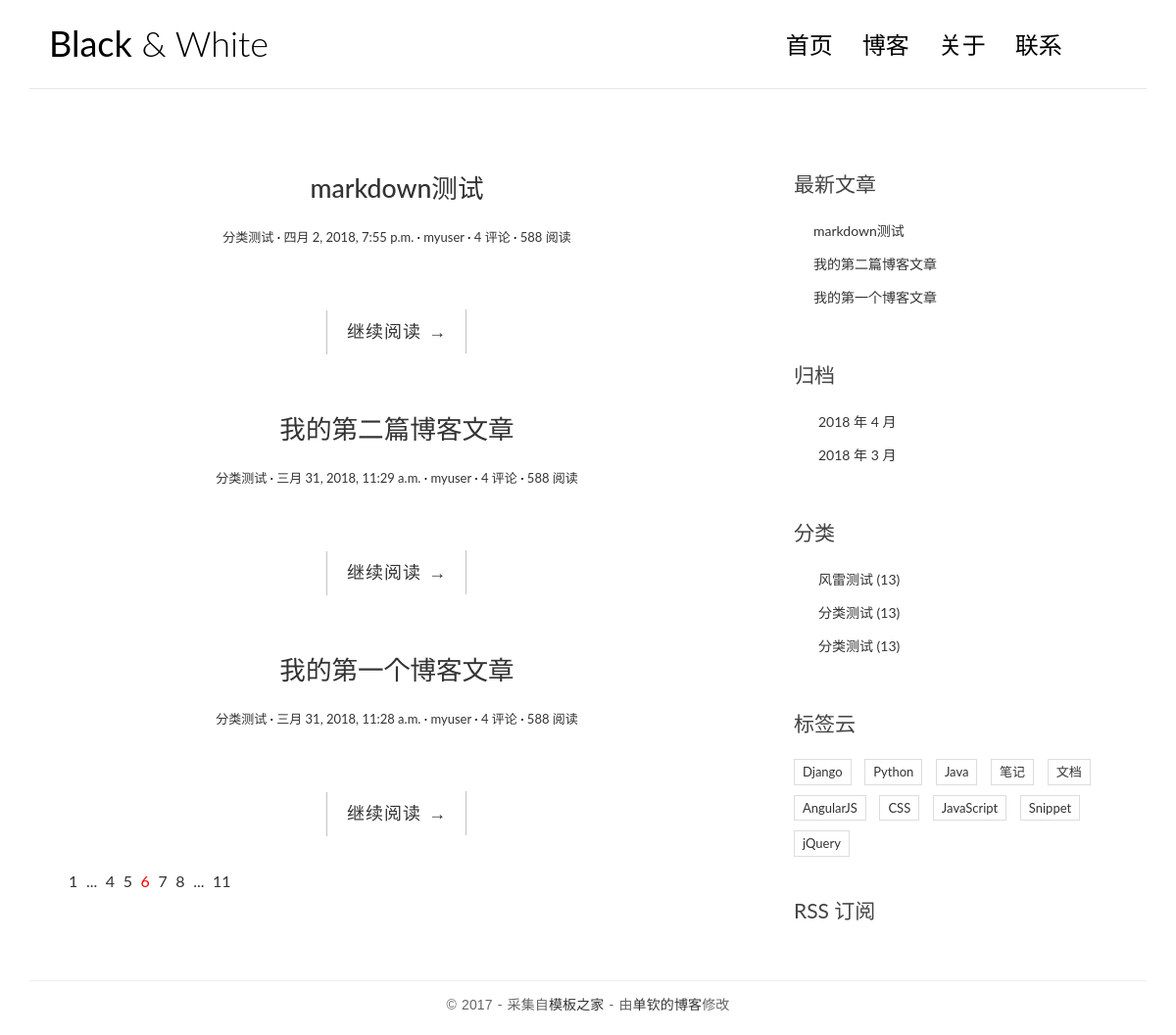
The page / on the database its author committed.
### blog/models.py (models this page shows, shortened)
@python_2_unicode_compatible
class Post(models.Model):
	title = models.CharField(max_length=70)
	body = models.TextField()
	created_time = models.DateTimeField()
	modified_time = models.DateTimeField()
	excerpt = models.CharField(max_length=200,blank=True)
	category = models.ForeignKey(Category)
	tag = models.ManyToManyField(Tag,blank=True)
	author = models.ForeignKey(User)
	def get_absolute_url(self):
		return reverse('blog:detail',kwargs={'pk':self.pk})
	class Meta:
		ordering = ['-created_time']

@python_2_unicode_compatible
class Category(models.Model):
	name = models.CharField(max_length=100)

### blog/views.py (the view)
# urls.py: url(r'^$',views.index,name='index'),
def index(request):
	post_list = Post.objects.all().order_by('-created_time')
	return render(request,'blog/index.html',context={'post_list':post_list})

### blog/templatetags/blog_tags.py (called while the page is built)
@register.simple_tag
def get_recent_posts(num=5):
	return Post.objects.all().order_by('-created_time')[:num]

@register.simple_tag
def archives():
	return Post.objects.dates('created_time','month',order='DESC')

@register.simple_tag
def get_categories():
	return Category.objects.all()

### templates/blog/index.html (shortened to what this page needs)
{% extends 'base.html' %}
{% load staticfiles %}
			{% block main %}
				{% for post in post_list %}
                <article class="post post-{{ post.pk }}">
                    <header class="entry-header">
                        <h1 class="entry-title">
                            <a href="{{post.get_absolute_url}}">{{post.title}}</a>
                        </h1>
                        <div class="entry-meta">
                            <span class="post-category"><a href="#">{{ post.category.name }}</a></span>
                            <span class="post-date"><a href="#"><time class="entry-date"
                                                                      datetime="{{post.created_time }}">{{ post.created_time}}</time></a></span>
                            <span class="post-author"><a href="#">{{post.author}}</a></span>
                            <span class="comments-link"><a href="#">4 评论</a></span>
                            <span class="views-count"><a href="#">588 阅读</a></span>
                        </div>
                    </header>
                    <div class="entry-content clearfix">
                        <div class="read-more cl-effect-14">
                            <a href="{{ post.get_absolute_url }}" class="more-link">继续阅读 <span class="meta-nav">→</span></a>
                        </div>
                    </div>
                </article>
				{% empty %}
				<div class="no-post">暂无发布文章！</div>
				{% endfor %}
                <div class="pagination">
                    <ul>
                        <li><a href="">1</a></li>
                        <li><a href="">...</a></li>
                        <li><a href="">4</a></li>
                        <li><a href="">5</a></li>
                        <li class="current"><a href="">6</a></li>
                        <li><a href="">7</a></li>
                        <li><a href="">8</a></li>
                        <li><a href="">...</a></li>
                        <li><a href="">11</a></li>
                    </ul>
                </div>
				{% endblock main %}

### templates/base.html (shortened to what this page needs)
{% load staticfiles %}
{% load blog_tags %}
<!DOCTYPE html>
<html>
<head>
    <link rel="stylesheet" href="http://code.ionicframework.com/ionicons/2.0.1/css/ionicons.min.css">
	<link rel="stylesheet" href="{% static 'blog/css/bootstrap.min.css'%}">
	<link rel="stylesheet" href="{% static 'blog/css/pace.css'%}">
	<link rel="stylesheet" href="{% static 'blog/css/custom.css'%}">
	<link rel="stylesheet" href="{% static 'blog/css/highlights/github.css'%}">
</head>
<body>
<div class="container">
    <header id="site-header">
        <div class="row">
            <div class="col-md-4 col-sm-5 col-xs-8">
                <div class="logo">
                    <h1><a href="{% url 'blog:index' %}"><b>Black</b> &amp; White</a></h1>
                </div>
            </div>
            <div class="col-md-8 col-sm-7 col-xs-4">
                <nav class="main-nav" role="navigation">
                    <div class="collapse navbar-collapse" id="bs-example-navbar-collapse-1">
                        <ul class="nav navbar-nav navbar-right">
                            <li class="cl-effect-11"><a href="index.html" data-hover="首页">首页</a></li>
                            <li class="cl-effect-11"><a href="full-width.html" data-hover="博客">博客</a></li>
                            <li class="cl-effect-11"><a href="about.html" data-hover="关于">关于</a></li>
                            <li class="cl-effect-11"><a href="contact.html" data-hover="联系">联系</a></li>
                        </ul>
                    </div>
                </nav>
            </div>
        </div>
    </header>
</div>
<div class="content-body">
    <div class="container">
        <div class="row">
            <main class="col-md-8">
				{% block main %}
				{% endblock main %}
            </main>
            <aside class="col-md-4">
                <div class="widget widget-recent-posts">
                    <h3 class="widget-title">最新文章</h3>
					{% get_recent_posts as recent_post_list %}
                    <ul>
					  {% for post in recent_post_list %}
                        <li>
                            <a href="{{ post.get_absolute_url }}">{{ post.title }}</a>
                        </li>
                        {% empty %}
					    暂无文章！
					    {% endfor %}
                    </ul>
                </div>
                <div class="widget widget-archives">
                    <h3 class="widget-title">归档</h3>
					{% archives as date_list %}
                    <ul>
						{% for date in date_list %}
                        <li>
                            <a href="{% url 'blog:archives' date.year date.month %}">{{ date.year }} 年 {{ date.month }} 月</a>
                        </li>
                        {% empty %}
						暂无归档！
						{% endfor %}
                    </ul>
                </div>
                <div class="widget widget-category">
                    <h3 class="widget-title">分类</h3>
					{% get_categories as category_list %}
                    <ul>
					{% for category in category_list %}
                        <li>
                            <a href="{% url 'blog:category' category.pk %}">{{ category.name }} <span class="post-count">(13)</span></a>
                        </li>
                        {% empty %}
						暂无分类！
						{% endfor %}
                    </ul>
                </div>
                <div class="widget widget-tag-cloud">
                    <h3 class="widget-title">标签云</h3>
                    <ul>
                        <li>
                            <a href="#">Django</a>
                        </li>
                        <li>
                            <a href="#">Python</a>
                        </li>
                        <li>
                            <a href="#">Java</a>
                        </li>
                        <li>
                            <a href="#">笔记</a>
                        </li>
                        <li>
                            <a href="#">文档</a>
                        </li>
                        <li>
                            <a href="#">AngularJS</a>
                        </li>
                        <li>
                            <a href="#">CSS</a>
                        </li>
                        <li>
                            <a href="#">JavaScript</a>
                        </li>
                        <li>
                            <a href="#">Snippet</a>
                        </li>
                        <li>
                            <a href="#">jQuery</a>
                        </li>
                    </ul>
                </div>
                <div class="rss">
                    <a href=""> RSS 订阅</a>
                </div>
            </aside>
        </div>
    </div>
</div>
<footer id="site-footer">
    <div class="container">
        <div class="row">
            <div class="col-md-12">
                <p class="copyright">&copy 2017 - 采集自<a href="http://www.cssmoban.com/"
                                                        target="_blank" title="模板之家">模板之家</a>
                    - 由<a href="http://zmrenwu.com/" title="网页模板" target="_blank">单钦的博客</a>修改
                </p>
            </div>
        </div>
    </div>
</footer>
</body>
</html>

### blog/static/blog/css/custom.css (style rules this page uses)
* { outline: none; }
h1, h2, h3, h4, h5, h6 { margin-top: 0; }
b { font-weight: 400; }
a { color: #333; }
body { color: #444; font-family: 'Lato', sans-serif; }
p { font-family: 'Ubuntu', sans-serif; font-weight: 400; word-spacing: 1px; letter-spacing: 0.01em; }
#site-header { background-color: #FFF; padding: 25px 20px; margin-bottom: 40px; border-bottom: 1px solid #e7e7e7; }
.logo h1 a { color: #000; }
.logo h1 { margin: 0; font-family: 'Lato', sans-serif; font-weight: 300; }
.main-nav { margin-top: 11px; max-width: 95%; }
.main-nav a { color: #000000 !important; padding: 0 0 5px 0 !important; margin-right: 30px; font-family: 'Lato', sans-serif; font-weight: 300; font-size: 24px; }
.cl-effect-11 a { padding: 10px 0; color: #0972b4; text-shadow: none; }
.cl-effect-11 a::before { position: absolute; top: 0; left: 0; overflow: hidden; padding: 0 0 5px 0 !important; max-width: 0; border-bottom: 1px solid #000; color: #000; content: attr(data-hover); white-space: nowrap; -webkit-transition: max-width 0.5s; -moz-transition: max-width 0.5s; transition: max-width 0.5s; }
.content-body { padding-bottom: 4em; }
.post { background: #fff; padding: 30px 30px 0; }
.entry-title { text-align: center; font-size: 1.9em; margin-bottom: 20px; line-height: 1.6; padding: 10px 20px 0; }
.entry-meta { text-align: center; color: #DDDDDD; font-size: 13px; margin-bottom: 30px; }
.entry-content { font-size: 18px; line-height: 1.9; font-weight: 300; color: #000; }
.post-category::after, .post-date::after, .post-author::after, .comments-link::after { content: ' ·'; color: #000; }
.read-more { font-family: 'Ubuntu', sans-serif; font-weight: 400; word-spacing: 1px; letter-spacing: 0.01em; text-align: center; margin-top: 20px; }
.cl-effect-14 a { padding: 0 20px; height: 45px; line-height: 45px; position: relative; display: inline-block; margin: 15px 25px; letter-spacing: 1px; font-weight: 400; text-shadow: 0 0 1px rgba(255, 255, 255, 0.3); }
.cl-effect-14 a::before, .cl-effect-14 a::after { position: absolute; width: 45px; height: 1px; background: #C3C3C3; content: ''; -webkit-transition: all 0.3s; -moz-transition: all 0.3s; transition: all 0.3s; pointer-events: none; }
.cl-effect-14 a::before { top: 0; left: 0; -webkit-transform: rotate(90deg); -moz-transform: rotate(90deg); transform: rotate(90deg); -webkit-transform-origin: 0 0; -moz-transform-origin: 0 0; transform-origin: 0 0; }
.cl-effect-14 a::after { right: 0; bottom: 0; -webkit-transform: rotate(90deg); -moz-transform: rotate(90deg); transform: rotate(90deg); -webkit-transform-origin: 100% 0; -moz-transform-origin: 100% 0; transform-origin: 100% 0; }
.widget { background: #fff; padding: 30px 0 0; }
.widget-title { font-size: 1.5em; margin-bottom: 20px; line-height: 1.6; padding: 10px 0 0; font-weight: 400; }
.widget-recent-posts ul { padding: 0; margin: 0; padding-left: 20px; }
.widget-recent-posts ul li { list-style-type: none; position: relative; line-height: 170%; margin-bottom: 10px; }
.widget-recent-posts ul li::before { content: '\f3d3'; font-family: "Ionicons"; position: absolute; left: -17px; top: 3px; font-size: 16px; color: #000; }
.widget-archives ul { padding: 0; margin: 0; padding-left: 25px; }
.widget-archives ul li { list-style-type: none; position: relative; line-height: 170%; margin-bottom: 10px; }
.widget-archives ul li::before { content: '\f3f3'; font-family: "Ionicons"; position: absolute; left: -25px; top: 1px; font-size: 16px; color: #000; }
.widget-category ul { padding: 0; margin: 0; padding-left: 25px; }
.widget-category ul li { list-style-type: none; position: relative; line-height: 170%; margin-bottom: 10px; }
.widget-category ul li::before { content: '\f3fe'; font-family: "Ionicons"; position: absolute; left: -25px; top: 1px; font-size: 18px; color: #000; }
.widget-tag-cloud ul { padding: 0; margin: 0; margin-right: -10px; }
.widget-tag-cloud ul li { list-style-type: none; font-size: 13px; display: inline-block; margin-right: 10px; margin-bottom: 10px; padding: 3px 8px; border: 1px solid #ddd; }
.rss { font-size: 21px; margin-top: 30px; }
.rss a { color: #444; }
#site-footer { padding-top: 10px; padding: 0 0 1.5em 0; }
.copyright { text-align: center; padding-top: 1em; margin: 0; border-top: 1px solid #eee; color: #666; }
.pagination ul { list-style: none; }
.pagination ul li { display: inline-block; font-size: 16px; margin-right: 5px; }
.current a { color: red; }

### rows shown on the page
Post: title "markdown测试", category.name "分类测试", created_time "四月 2, 2018, 7:55 p.m.", author "myuser"
Post: title "我的第二篇博客文章", category.name "分类测试", created_time "三月 31, 2018, 11:29 a.m.", author "myuser"
Post: title "我的第一个博客文章", category.name "分类测试", created_time "三月 31, 2018, 11:28 a.m.", author "myuser"
Category: name "风雷测试"
Category: name "分类测试"
Category: name "分类测试"

### other values the page prints
{{ date.year }} "2018" "2018"
{{ date.month }} "4" "3"
